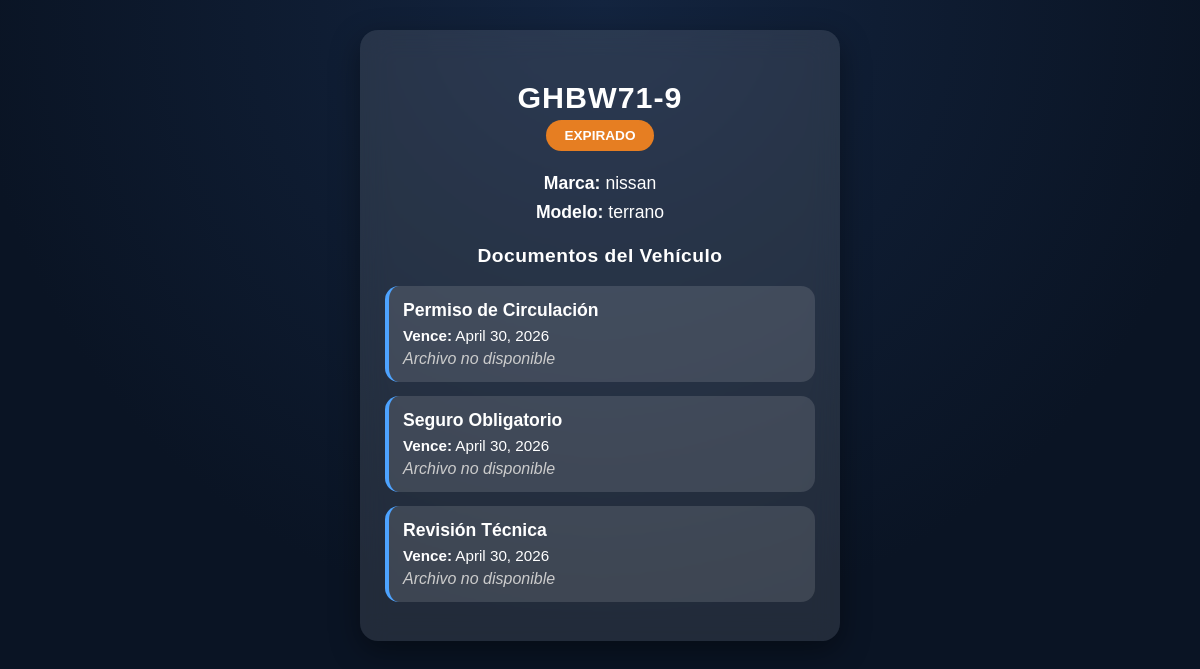
Screenshot of /api/accesos/qr-view/63ddb68141f141f49f06dffb19be316e/ with the database file from the repository.
### vehiculos/models.py (models this page shows, shortened)
class Vehiculo(models.Model):
    user = models.ForeignKey(settings.AUTH_USER_MODEL, on_delete=models.CASCADE, related_name='vehiculos')
    patente = models.CharField(max_length=10, unique=True)
    marca = models.CharField(max_length=50)
    modelo = models.CharField(max_length=50)
    año = models.PositiveIntegerField()
    color = models.CharField(max_length=30, blank=True, null=True)
    alias = models.CharField(max_length=30, blank=True, null=True)
    tipo = models.CharField(
        max_length= 10,
        choices=TIPO_CHOICES,
        default="auto"
    )

### documentos_vehiculo/models.py (models this page shows, shortened)
class DocumentoVehicular(models.Model):
    TIPOS =[
        ('rt', 'Revision técnica'),
        ('pc', 'Permiso de circulación'),
        ('so', 'Soap')
    ]
    user = models.ForeignKey(settings.AUTH_USER_MODEL, on_delete=models.CASCADE)
    vehiculo = models.ForeignKey(Vehiculo, on_delete=models.CASCADE, related_name='documentos')
    archivo = models.FileField(upload_to='documentos/', null=True, blank=True)
    tipo = models.CharField(max_length=2, choices=TIPOS)
    archivo_url = models.URLField(max_length=500, null=True, blank=True)
    fecha_subida = models.DateTimeField(auto_now_add=True)
    fecha_vencimiento = models.DateField(null=True, blank=True)
    activo = models.BooleanField(default=True)
    puntaje_validacion = models.PositiveIntegerField(default=0)
    detalles_validacion = models.JSONField(default=dict)
    class Meta:
        indexes = [
            models.Index(fields=['user', 'vehiculo','tipo','activo'])
        ]

### accesos/views.py (the view)
# urls.py: path("qr-view/<str:token>/", SharedAccessHTMLView.as_view(), name="qr-public"),
class SharedAccessHTMLView(APIView):
    authentication_classes = []
    permission_classes = []
    def get(self, request, token):
        shared = get_object_or_404(SharedAccess, token=token)
        if shared.is_revoked:
            estado = "revocado"
        elif timezone.now() > shared.expires_at:
            estado = "expirado"
        else:
            estado = "vigente"
        vehiculo = shared.vehiculo
        docs = DocumentoVehicular.objects.filter(
            vehiculo=vehiculo, activo=True
        ).order_by("-fecha_subida")
        documentos = {}
        for t in ["pc", "so", "rt"]:
            doc = docs.filter(tipo=t).first()
            documentos[t] = {
                "fecha_vencimiento": getattr(doc, "fecha_vencimiento", None),
                "archivo": request.build_absolute_uri(doc.archivo.url)
                    if (doc and doc.archivo) else None
            }
        return render(request, "accesos/qr_publico.html", {
            "vehiculo": vehiculo,
            "estado": estado,
            "documentos": documentos,
            "shared": shared,
            "prestamo": {
                "receptor_nombre": shared.receptor_nombre,
                "receptor_rut": shared.receptor_rut
            } if shared.is_prestamo else None
        })

### accesos/templates/accesos/qr_publico.html (shortened to what this page needs)
<!DOCTYPE html>
<html lang="es">
<head>
</head>
<body>
    <div class="container">
        <h2>{{ vehiculo.patente }}</h2>
        <div class="estado {{ estado }}">
            {{ estado|upper }}
        </div>
        <p class="dato"><strong>Marca:</strong> {{ vehiculo.marca }}</p>
        <p class="dato"><strong>Modelo:</strong> {{ vehiculo.modelo }}</p>
        <h3>Documentos del Vehículo</h3>
        {% for tipo, data in documentos.items %}
            <div class="doc-card">
                <div class="doc-type">
                    {% if tipo == "pc" %} Permiso de Circulación
                    {% elif tipo == "so" %} Seguro Obligatorio
                    {% elif tipo == "rt" %} Revisión Técnica
                    {% else %} {{ tipo|upper }}
                    {% endif %}
                </div>
                {% if data %}
                    <div class="doc-info">
                        <strong>Vence:</strong> {{ data.fecha_vencimiento }}
                    </div>
                    {% if data.archivo %}
                        <a href="{{ data.archivo }}" target="_blank">Ver Documento</a>
                    {% else %}
                        <div class="no-doc">Archivo no disponible</div>
                    {% endif %}
                {% else %}
                    <div class="no-doc">No hay documento activo</div>
                {% endif %}
            </div>
        {% endfor %}
    </div>
</body>
</html>

### accesos/templates/accesos/qr_publico.html (style rules this page uses)
body { margin: 0; padding: 0; font-family: "Arial", sans-serif; background: radial-gradient(circle at top, #13243f, #0a1424 70%); color: white; }
.container { max-width: 430px; margin: 30px auto; padding: 25px; background: rgba(255,255,255,0.10); backdrop-filter: blur(14px); border-radius: 18px; text-align: center; box-shadow: 0 10px 30px rgba(0,0,0,0.40); animation: fadeIn 0.6s ease-out; }
h2 { margin-bottom: 5px; font-size: 1.9rem; letter-spacing: 1px; }
.estado { padding: 8px 18px; border-radius: 20px; margin-bottom: 14px; display: inline-block; font-weight: bold; text-transform: uppercase; font-size: 0.85rem; }
.expirado { background: #e67e22; }
.dato { margin: 8px 0; font-size: 1.1rem; }
h3 { margin-top: 22px; font-size: 1.2rem; letter-spacing: 0.5px; }
.doc-card { background: rgba(255,255,255,0.12); padding: 14px; border-radius: 14px; margin: 14px 0; text-align: left; border-left: 4px solid #4da3ff; animation: fadeIn 0.5s ease-out; }
.doc-type { font-weight: bold; font-size: 1.1rem; margin-bottom: 6px; }
.doc-info { font-size: 0.95rem; margin-bottom: 6px; }
.no-doc { color: #cccccc; font-style: italic; margin-top: 5px; }

### rows the page displays
Vehiculo: patente "GHBW71-9", marca "nissan", modelo "terrano"
DocumentoVehicular: fecha_vencimiento "April 30, 2026"
DocumentoVehicular: fecha_vencimiento "April 30, 2026"
DocumentoVehicular: fecha_vencimiento "April 30, 2026"

### other values shown
{{ estado|upper }} "EXPIRADO"
